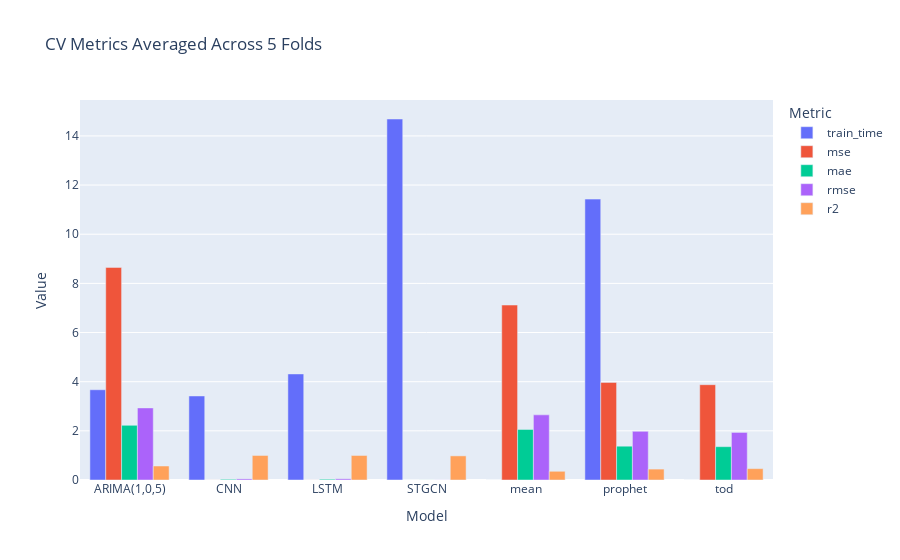

Notebook source saved alongside this figure:
### Code cell
avg_cv_metrics_plot_data = pd.melt(avg_cv_metrics, id_vars='Model', var_name='Metric', value_name='Value')
fig = px.bar(avg_cv_metrics_plot_data, x='Model', y='Value', color='Metric', barmode='group', title='CV Metrics Averaged Across 5 Folds')
fig

### Figure 1 — Plotly figure (JSON) as saved in the notebook; plotly's stock layout.template omitted (floating-point values rounded to 4 significant figures)
{"data": [{"alignmentgroup": "True", "hovertemplate": "Metric=train_time<br>Model=%{x}<br>Value=%{y}<extra></extra>", "legendgroup": "train_time", "marker": {"color": "#636efa"}, "name": "train_time", "offsetgroup": "train_time", "orientation": "v", "showlegend": true, "textposition": "auto", "type": "bar", "x": ["ARIMA(1,0,5)", "CNN", "LSTM", "STGCN", "mean", "prophet", "tod"], "xaxis": "x", "y": [3.672, 3.419, 4.316, 14.69, 5.722e-06, 11.43, 6.256e-05], "yaxis": "y"}, {"alignmentgroup": "True", "hovertemplate": "Metric=mse<br>Model=%{x}<br>Value=%{y}<extra></extra>", "legendgroup": "mse", "marker": {"color": "#EF553B"}, "name": "mse", "offsetgroup": "mse", "orientation": "v", "showlegend": true, "textposition": "auto", "type": "bar", "x": ["ARIMA(1,0,5)", "CNN", "LSTM", "STGCN", "mean", "prophet", "tod"], "xaxis": "x", "y": [8.65, 0.002046, 0.002352, 2.275e-05, 7.119, 3.972, 3.877], "yaxis": "y"}, {"alignmentgroup": "True", "hovertemplate": "Metric=mae<br>Model=%{x}<br>Value=%{y}<extra></extra>", "legendgroup": "mae", "marker": {"color": "#00cc96"}, "name": "mae", "offsetgroup": "mae", "orientation": "v", "showlegend": true, "textposition": "auto", "type": "bar", "x": ["ARIMA(1,0,5)", "CNN", "LSTM", "STGCN", "mean", "prophet", "tod"], "xaxis": "x", "y": [2.225, 0.02866, 0.03124, 0.0017, 2.056, 1.375, 1.356], "yaxis": "y"}, {"alignmentgroup": "True", "hovertemplate": "Metric=rmse<br>Model=%{x}<br>Value=%{y}<extra></extra>", "legendgroup": "rmse", "marker": {"color": "#ab63fa"}, "name": "rmse", "offsetgroup": "rmse", "orientation": "v", "showlegend": true, "textposition": "auto", "type": "bar", "x": ["ARIMA(1,0,5)", "CNN", "LSTM", "STGCN", "mean", "prophet", "tod"], "xaxis": "x", "y": [2.933, 0.04522, 0.04849, 0.0034, 2.651, 1.982, 1.936], "yaxis": "y"}, {"alignmentgroup": "True", "hovertemplate": "Metric=r2<br>Model=%{x}<br>Value=%{y}<extra></extra>", "legendgroup": "r2", "marker": {"color": "#FFA15A"}, "name": "r2", "offsetgroup": "r2", "orientation": "v", "showlegend": true, "textposition": "auto", "type": "bar", "x": ["ARIMA(1,0,5)", "CNN", "LSTM", "STGCN", "mean", "prophet", "tod"], "xaxis": "x", "y": [0.5697, 0.9979, 0.9976, 0.9814, 0.3543, 0.4441, 0.4622], "yaxis": "y"}], "layout": {"barmode": "group", "legend": {"title": {"text": "Metric"}, "tracegroupgap": 0}, "title": {"text": "CV Metrics Averaged Across 5 Folds"}, "xaxis": {"anchor": "y", "domain": [0, 1], "title": {"text": "Model"}}, "yaxis": {"anchor": "x", "domain": [0, 1], "title": {"text": "Value"}}}}
